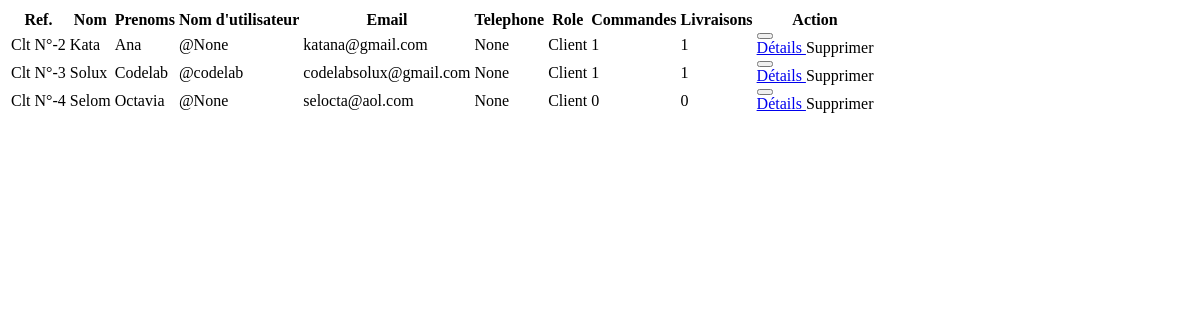
Before: /dashboard/clients/list/ (signed in) with the older database file.
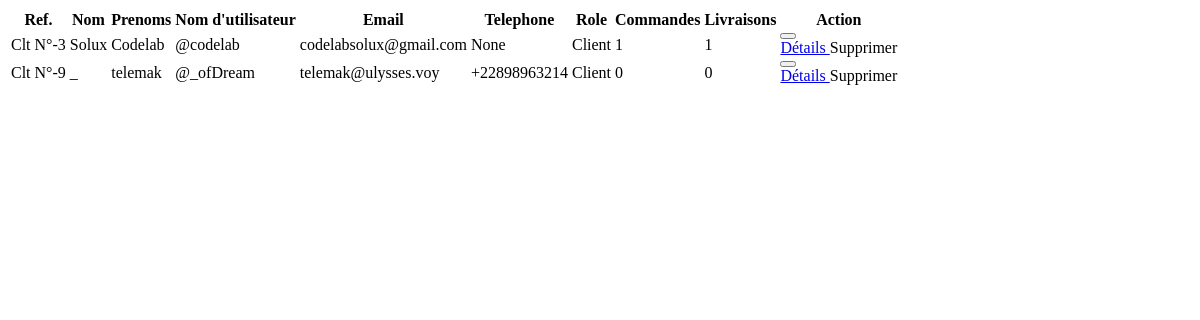
After: the same page with the newer database file.
### accounts/models.py (models this page shows, shortened)
class CustomUser(AbstractBaseUser, PermissionsMixin):
    email = models.EmailField(
        db_index=True, unique=True, blank=True, null=True)
    username = models.CharField(
        max_length=255, unique=True, blank=True, null=True)
    first_name = models.CharField(max_length=255)
    last_name = models.CharField(max_length=255)
    phone = PhoneNumberField(unique=True, blank=True, null=True)
    role = models.ForeignKey(
        Role, on_delete=models.CASCADE, blank=True, null=True)
    is_verified = models.BooleanField(default=False)
    is_active = models.BooleanField(default=True)
    is_staff = models.BooleanField(default=False)
    is_superuser = models.BooleanField(default=False)
    objects = CustomUserManager()
    USERNAME_FIELD = 'email'
    REQUIRED_FIELDS = []

class Role(models.Model):
    name = models.CharField(db_index=True, unique=True, max_length=255)
    description = models.TextField(default='', null=True, blank=True)
    sec_level = models.IntegerField(default='0')
    def __str__(self):
        return self.name

### dashboard/views.py (the view)
# urls.py: path('clients/list/', clients_list, name='clients_list'),
@login_required(login_url='login')
def clients_list(req):
    clients = CustomUser.objects.filter(role__id=1)
    context = {
        'clients': clients,
    }
    return render(req, 'dashboard/partials/clients_list.html', context)

### store/context_processors.py (called while the page is built)
def cart(request):
    return {'cart': Cart(request)}

### utils.py (called while the page is built)
def h_encode(id):
    return hashids.encode(id)

    def to_url(self, value):
        return h_encode(value)

### dashboard/templates/dashboard/partials/clients_list.html (shortened to what this page needs)
{% if not clients %}
<div class="flex flex-col items-center gap-2 my-20 mx-auto">
  <i class="fa-solid fa-users text-teal-700 text-9xl"></i>
  <span>Aucun produit trouvé</span>
</div>
{% else %}
<table class="w-full text-left db-table">
  <thead class="bg-teal-900 border border-teal-900 bg-teal-900 text-white">
    <tr>
      <th class="px-3 py-4 text-sm">Ref.</th>
      <th class="px-3 py-4 text-sm">Nom</th>
      <th class="px-3 py-4 text-sm">Prenoms</th>
      <th class="px-3 py-4 text-sm">Nom d'utilisateur</th>
      <th class="px-3 py-4 text-sm">Email</th>
      <th class="px-3 py-4 text-sm">Telephone</th>
      <th class="px-3 py-4 text-sm">Role</th>
      <th class="px-3 py-4 text-sm">Commandes</th>
      <th class="px-3 py-4 text-sm">Livraisons</th>
      <th class="px-3 py-4 text-sm">Action</th>
    </tr>
  </thead>
  <tbody class="border">
    {% for obj in clients %}
    <tr
      class="text-gray-600 border text-sm hover:bg-white hover:text-black transition-all duration-300"
    >
      <td class="px-3 py-1">Clt N°-{{obj.id}}</td>
      <td class="px-3 py-1">{{obj.last_name}}</td>
      <td class="px-3 py-1">{{obj.first_name}}</td>
      <td class="px-3 py-1">@{{obj.username}}</td>
      <td class="px-3 py-1">{{obj.email}}</td>
      <td class="px-3 py-1">{{obj.phone}}</td>
      <td class="px-3 py-1">{{obj.role}}</td>
      <td class="px-3 py-1">{{obj.order_set.count}}</td>
      <td class="px-3 py-1">{{obj.delivery_set.count}}</td>
      <td class="px-3 py-1">
        <div class="w-fit mx-auto text-end relative text-gray-700">
          <button
            type="button"
            class="hover:text-black bg-white hover:text-teal-700 px-3 py-1 rounded-full"
            name="actions"
            onclick="toggleMenu(this,'clt_{{obj.id}}')"
          >
          </button>
          <div
            class="hidden bg-gray-50 w-40 shadow-md lg:w-[180px] p-2 absolute right-0 top-12 origin-top-left bg-white z-10 rounded-xl flex flex-col items-center gap-2 text-xs lg:text-sm overflow-hidden"
            id="clt_{{obj.id}}"
          >
            <a
              href="{% url 'client_details' obj.id %}"
              hx-boost="false"
              class="px-4 py-2 flex items-center hover:text-black hover:bg-gray-200 rounded-full w-full text-center cursor-pointer"
              >
              Détails
            </a>
            {% if user.is_superuser %}
            <a
              class="px-4 py-2 flex items-center hover:text-white hover:bg-red-700 rounded-full w-full text-center cursor-pointer"
            >
              Supprimer
            </a>
            {% endif %}
          </div>
        </div>
      </td>
    </tr>
    {% endfor %}
  </tbody>
</table>
{% endif %}

Changed rows visible on the page:
removed CustomUser: id "2", last_name "Kata", first_name "Ana", username "None", email "katana@gmail.com", phone "None", role "Client", order_set.count "1", delivery_set.count "1"
removed CustomUser: id "4", last_name "Selom", first_name "Octavia", username "None", email "selocta@aol.com", phone "None", role "Client", order_set.count "0", delivery_set.count "0"
added CustomUser: id "9", last_name "_", first_name "telemak", username "_ofDream", email "telemak@ulysses.voy", phone "+22898963214", role "Client", order_set.count "0", delivery_set.count "0"
